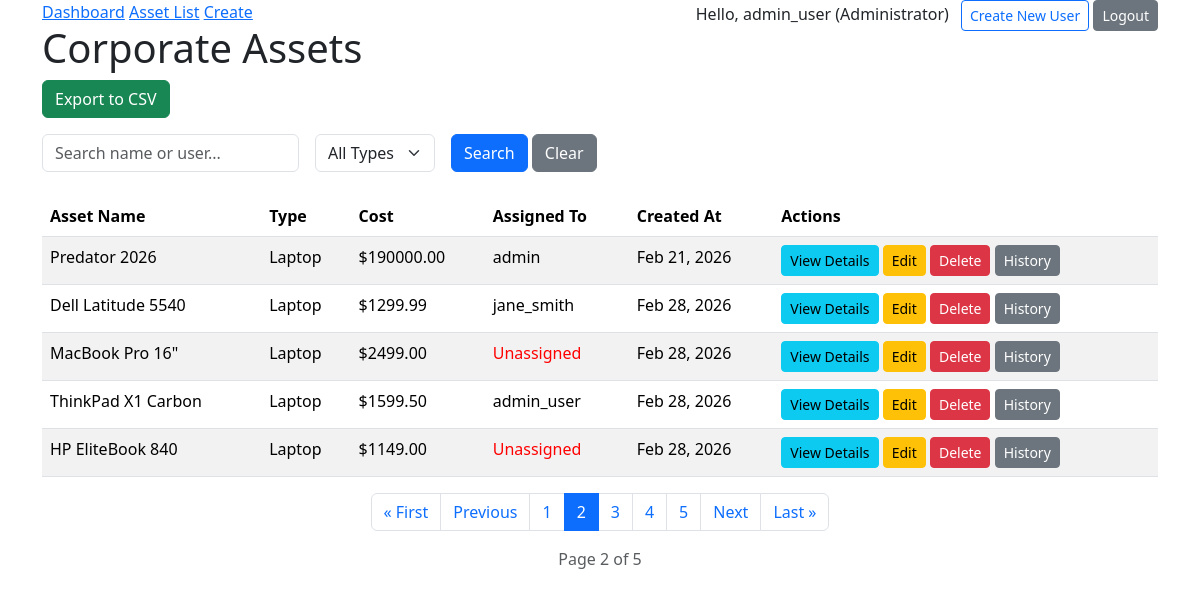
Screenshot of /list/?page=2 (signed in) with the database file from the repository.
### assets/models.py (models this page shows, shortened)
class User(AbstractUser):
    ROLE_CHOICES = (
        ('ADMIN', 'Administrator'),
        ('MANAGER', 'Manager'),
        ('EMPLOYEE', 'Employee'),
    )
    role = models.CharField(max_length=20, choices=ROLE_CHOICES, default='EMPLOYEE')
    @property
    def is_manager_or_admin(self):
        return self.role in ['ADMIN', 'MANAGER'] or self.is_superuser

class TimeStampedModel(models.Model):
    created_at = models.DateTimeField(auto_now_add=True)
    updated_at = models.DateTimeField(auto_now=True)
    class Meta:
        abstract = True

class Asset(TimeStampedModel):
    ASSET_TYPES = (
        ('LAPTOP', 'Laptop'),
        ('MONITOR', 'Monitor'),
        ('PHONE', 'Phone'),
        ('FURNITURE', 'Furniture'),
    )
    name = models.CharField(max_length=100)
    asset_type = models.CharField(max_length=20, choices=ASSET_TYPES)
    cost = models.DecimalField(max_digits=10, decimal_places=2)
    assigned_to = models.ForeignKey(User, on_delete=models.SET_NULL, null=True, blank=True, related_name='assets')
    history = HistoricalRecords()

### assets/views.py (the view)
# urls.py: path('list/', AssetListView.as_view(), name='asset-list'),
class AssetListView(LoginRequiredMixin, ListView):
    model = Asset
    template_name = "assets/asset_list.html"
    context_object_name = "assets"
    paginate_by = 5  # Display only 5 assets per page
    def get_queryset(self):
        queryset = Asset.objects.select_related('assigned_to').all()
        asset_type = self.request.GET.get('asset_type')
        search_query = self.request.GET.get('search')
        if asset_type:
            queryset = queryset.filter(asset_type=asset_type)
        if search_query:
            queryset = queryset.filter(
                Q(name__icontains=search_query) |
                Q(assigned_to__username__icontains=search_query)
            )
        return queryset
    def get_context_data(self, **kwargs):
        context = super().get_context_data(**kwargs)
        context['asset_types'] = Asset.ASSET_TYPES
        return context

### assets/templates/assets/asset_list.html (shortened to what this page needs)
{% extends "assets/base.html" %}
{% block content %}
    <h1>Corporate Assets</h1>
    <div class="mb-3">
        <a href="{% url 'export-csv' %}" class="btn btn-success"> Export to CSV</a>
    </div>
    <form method="GET" class="row g-3 mb-4">
        <div class="col-auto">
            <input type="text" name="search" class="form-control" placeholder="Search name or user..." value="{{ request.GET.search }}">
        </div>
        <div class="col-auto">
            <select name="asset_type" class="form-select">
                <option value="">All Types</option>
            </select>
        </div>
        <div class="col-auto">
            <button type="submit" class="btn btn-primary">Search</button>
            <a href="{% url "asset-list" %}" class="btn btn-secondary">Clear</a>
        </div>
    </form>
    <table class="table table-striped">
        <thead>
            <tr>
                <th>Asset Name</th>
                <th>Type</th>
                <th>Cost</th>
                <th>Assigned To</th>
                <th>Created At</th>
                <th>Actions</th>
            </tr>
        </thead>
        <tbody>
            {% for asset in assets %}
            <tr>
                <td>{{ asset.name }}</td>
                <td>{{ asset.get_asset_type_display }}</td>
                <td>${{ asset.cost }}</td>
                <td>
                    {% if asset.assigned_to %}
                        {{ asset.assigned_to.username }}
                    {% else %}
                        <span style="color:red">Unassigned</span>
                    {% endif %}
                </td>
                <td>{{ asset.created_at|date:"M d, Y" }}</td>
                <td>
                    <a href="{% url 'asset-detail' asset.pk %}" class="btn btn-info btn-sm">View Details</a>
                    {% if user.is_manager_or_admin %}
                        <a href="{% url "asset-update" asset.pk %}" class="btn btn-warning btn-sm">Edit</a>
                        <a href="{% url "asset-delete" asset.pk %}" class="btn btn-danger btn-sm">Delete</a>
                        <a href="{% url 'asset-history' asset.pk %}" class="btn btn-sm btn-secondary">History</a>
                    {% endif %}
                </td>
            </tr>
            {% endfor %}
        </tbody>
    </table>
    {% if is_paginated %}
    <nav aria-label="Asset list pagination">
        <ul class="pagination justify-content-center">
            {% if page_obj.has_previous %}
                <li class="page-item">
                    <a class="page-link" href="?page=1{% if request.GET.search %}&search={{ request.GET.search }}{% endif %}{% if request.GET.asset_type %}&asset_type={{ request.GET.asset_type }}{% endif %}">&laquo; First</a>
                </li>
                <li class="page-item">
                    <a class="page-link" href="?page={{ page_obj.previous_page_number }}">Previous</a>
                </li>
            {% endif %}
            {% for num in page_obj.paginator.page_range %}
                {% if page_obj.number == num %}
                    <li class="page-item active">
                        <span class="page-link">{{ num }}</span>
                    </li>
                {% else %}
                    <li class="page-item">
                        <a class="page-link" href="?page={{ num }}{% if request.GET.search %}&search={{ request.GET.search }}{% endif %}{% if request.GET.asset_type %}&asset_type={{ request.GET.asset_type }}{% endif %}">{{ num }}</a>
                    </li>
                {% endif %}
            {% endfor %}
            {% if page_obj.has_next %}
                <li class="page-item">
                    <a class="page-link" href="?page={{ page_obj.next_page_number }}">Next</a>
                </li>
                <li class="page-item">
                    <a class="page-link" href="?page={{ page_obj.paginator.num_pages }}">Last &raquo;</a>
                </li>
            {% endif %}
        </ul>
    </nav>
    <p class="text-center text-muted">Page {{ page_obj.number }} of {{ page_obj.paginator.num_pages }}</p>
    {% endif %}
{% endblock %}

### assets/templates/assets/base.html (shortened to what this page needs)
<!DOCTYPE html>
<html>
<head>
    <link href="https://cdn.jsdelivr.net/npm/bootstrap@5.3.8/dist/css/bootstrap.min.css" rel="stylesheet">
</head>
<body class="container">
    <nav>
        <a href="{% url 'dashboard' %}">Dashboard</a>
        <a href="{% url 'asset-list' %}">Asset List</a>
        <a href="{% url 'asset-create' %}">Create</a>
        <div style="float:right">
            {% if user.is_authenticated %}
                <span>Hello, {{ user.username }} ({{ user.get_role_display }})</span>
                {% if user.is_manager_or_admin %}
                    <a href="{% url "register" %}" class="btn btn-outline-primary btn-sm ms-2">Create New User</a>
                {% endif %}
                <form action="{% url "logout" %}" method="post" style="display:inline">
                    <button type="submit" class="btn btn-secondary btn-sm">Logout</button>
                </form>
            {% else %}
                <a href="{% url 'login' %}" class="btn btn-primary btn-sm">Login</a>
            {% endif %}
        </div>
    </nav>
    {% block content %}{% endblock %}
</body>
</html>

### rows the page displays
User: username "admin_user", role "Administrator"
Asset: name "Predator 2026", asset_type "Laptop", cost "190000.00", assigned_to.username "admin", created_at "Feb 21, 2026"
Asset: name "Dell Latitude 5540", asset_type "Laptop", cost "1299.99", assigned_to.username "jane_smith", created_at "Feb 28, 2026"
Asset: name "MacBook Pro 16\"", asset_type "Laptop", cost "2499.00", shows "Unassigned", created_at "Feb 28, 2026"
Asset: name "ThinkPad X1 Carbon", asset_type "Laptop", cost "1599.50", assigned_to.username "admin_user", created_at "Feb 28, 2026"
Asset: name "HP EliteBook 840", asset_type "Laptop", cost "1149.00", shows "Unassigned", created_at "Feb 28, 2026"

### other values shown
{{ num }} "1" "3" "4" "5"
{{ num }} "2"
{{ page_obj.number }} "2"
{{ page_obj.paginator.num_pages }} "5"
